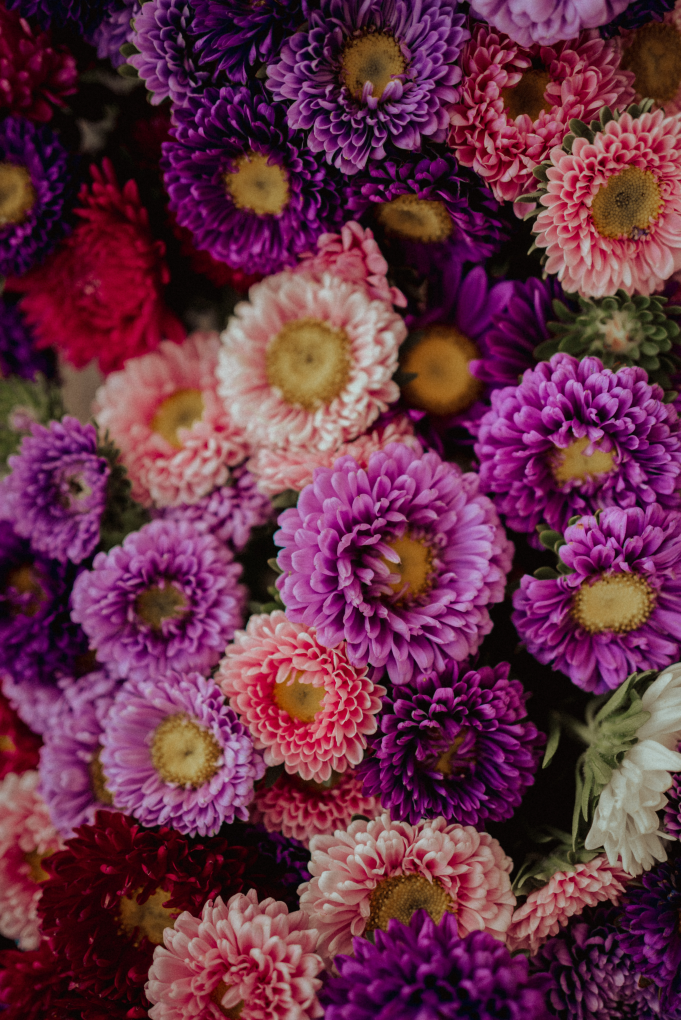
//> input picture test.jpg, 4084 x 6120 px (shown at 1/6 size)
$ ./convcpp   (built with g++ and OpenCV 4)
//> lines starting //> are read from the running program, lines starting //| are printed output that depends on the picture
// To compile with opencv, need to include link to libraries: `pkg-config --cflags --libs opencv4`
// include relevant OpenCV libraries
#include <opencv2/core.hpp>
#include <opencv2/imgcodecs.hpp>
#include <opencv2/imgproc.hpp> // relevant for image processing such as resize
#include <opencv2/highgui.hpp>

#include <iostream>
#include <vector>

int calculate_convolution (cv::Mat input_roi, cv::Mat kernel) {
	int dot_product = input_roi.dot(kernel);
	//std::cout << dot_product << std::endl;

	cv::Mat sum_matrix = cv::Mat::ones(3,3, CV_8UC1);
	int kernel_sum = kernel.dot(sum_matrix);

	return dot_product/kernel_sum;
}

void output_image(cv::Mat original_image, cv::Mat input_image, std::vector<double> region_averages, int width, int height) {
	// can only convert from vector to matrix if vector is of type: double
	cv::Mat1d averages(height-2, width-2, region_averages.data(), CV_8UC1);
	// [12 lines of commented-out code are left out]
	std::cout << averages.type() << std::endl;
	std::cout << input_image.type() << std::endl;

	cv::imwrite("C++_output.jpg", averages);
	cv::Mat read_file = cv::imread("C++_output.jpg");
	cv::imshow("After convolution", read_file);
	cv::imshow("Before convolution", input_image);
	cv::waitKey(0);

}

void extract_roi(cv::Mat original_image, cv::Mat input_image, int width, int height) {
	// declaring n x n matrix in C++ using OpenCV matrix format
	cv::Mat kernel = cv::Mat(3, 3, CV_8UC1);
	//std::cout << kernel << std::endl;

	kernel.rowRange(0,3) = 1;
	kernel.colRange(0,3) = 1;

	/*
	// better way to assign the values?
	kernel.row(0).col(0) = 1; kernel.row(0).col(1) = 2; kernel.row(0).col(2) = 1;
	kernel.row(1).col(0) = 2; kernel.row(1).col(1) = 4; kernel.row(1).col(2) = 2;
	kernel.row(2).col(0) = 1; kernel.row(2).col(1) = 2; kernel.row(2).col(2) = 1;
	*/

	// variables to keep track of position of kernel
	int row = 0, column = 0;
	std::vector<double> region_averages;

	cv::Size s = kernel.size();
	int kernel_size = s.width;
	std::cout << kernel_size << std::endl;
	int conv_width = width-3, conv_height = height-3;
	int output_width = width-2, output_height = height-2;

	cv::Mat input_roi;
	// extracting the roi
	while (true) {
		if (row <= conv_height && column <= conv_width) {
			input_roi = input_image(cv::Range(row, row+kernel_size), cv::Range(column, column+kernel_size));
			//std::cout << input_roi << std::endl;
			// do the dot product
			region_averages.push_back(calculate_convolution(input_roi, kernel));
			column += 1;
		}

		else if (column > conv_width) {
			column = 0;
			row += 1;

		}

		else if (row > conv_height) {
			break;
		}
	}

	output_image(original_image, input_image, region_averages, width, height);

}

int main() {
	cv::Mat raw_input = cv::imread("test.jpg", CV_8UC1);
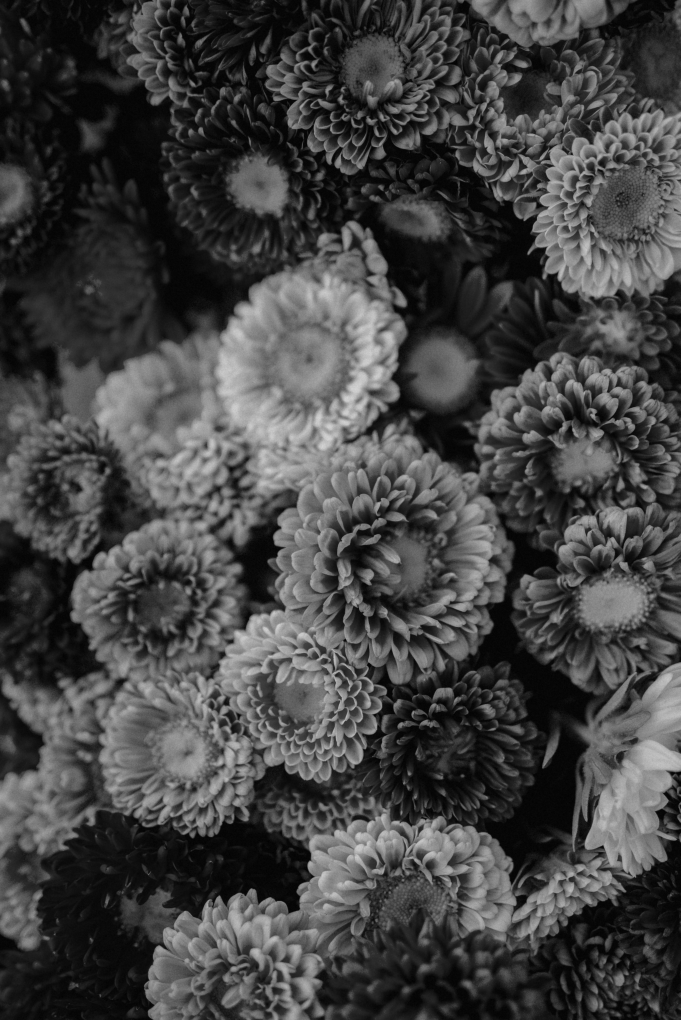
//> raw_input: 6120 rows x 4084 cols, CV_8UC1 (shown at 1/6 size); min 0, max 219, mean 67.3
	cv::Mat duplicated_input = raw_input.clone();
	// convert to grayscale for quicker computation
	//cv::cvtColor(duplicated_input, duplicated_input, cv::COLOR_BGR2GRAY);

	int height = 960, width = 720;

	// resize to fit into screen
	cv::Mat resized_image;
	cv::resize(duplicated_input, resized_image, cv::Size(width, height));
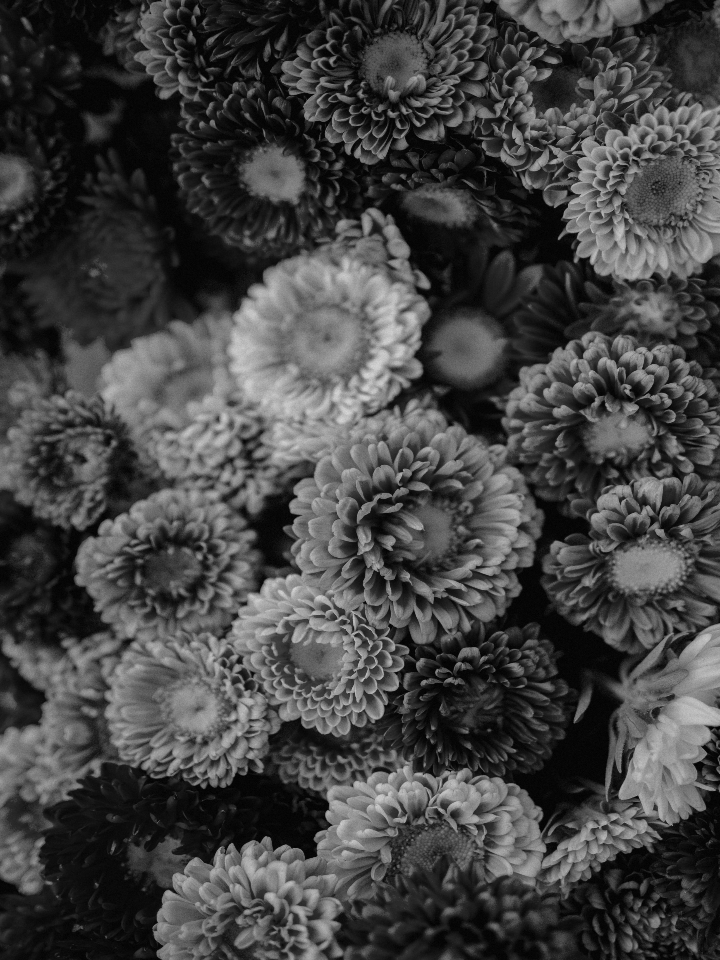
//> resized_image: 960 rows x 720 cols, CV_8UC1; min 0, max 218, mean 67.2
	cv::resize(raw_input, raw_input, cv::Size(width, height));

	extract_roi(raw_input, resized_image, width, height);
//> the loop in extract_roi, `while (true)` made 688803 passes
//> (input_roi, dot_product in calculate_convolution) on passes 1 to 12: ([[13, 13, 12], [14, 12, 13], [15, 12, 16]], 120), ([[13, 12, 9], [12, 13, 11], [12, 16, 14]], 112), ([[12, 9, 10], [13, 11, 10], [16, 14, 13]], 108), ([[9, 10, 14], [11, 10, 15], [14, 13, 16]], 112), ([[10, 14, 13], [10, 15, 13], [13, 16, 15]], 119), ([[14, 13, 10], [15, 13, 14], [16, 15, 9]], 119), ([[13, 10, 15], [13, 14, 10], [15, 9, 11]], 110), ([[10, 15, 10], [14, 10, 9], [9, 11, 8]], 96), ([[15, 10, 8], [10, 9, 6], [11, 8, 7]], 84), ([[10, 8, 5], [9, 6, 7], [8, 7, 8]], 68), ([[8, 5, 7], [6, 7, 10], [7, 8, 7]], 65), ([[5, 7, 6], [7, 10, 8], [8, 7, 6]], 64)
//> after the loop in extract_roi, `while (true)`: input_roi = [[42, 49, 53], [46, 44, 43], [49, 42, 33]]; region_averages = 687844 items; column = 0; row = 958
//| 6
//| 0

	return 0;
}

$ run again, with comparison.JPG copied over test.jpg
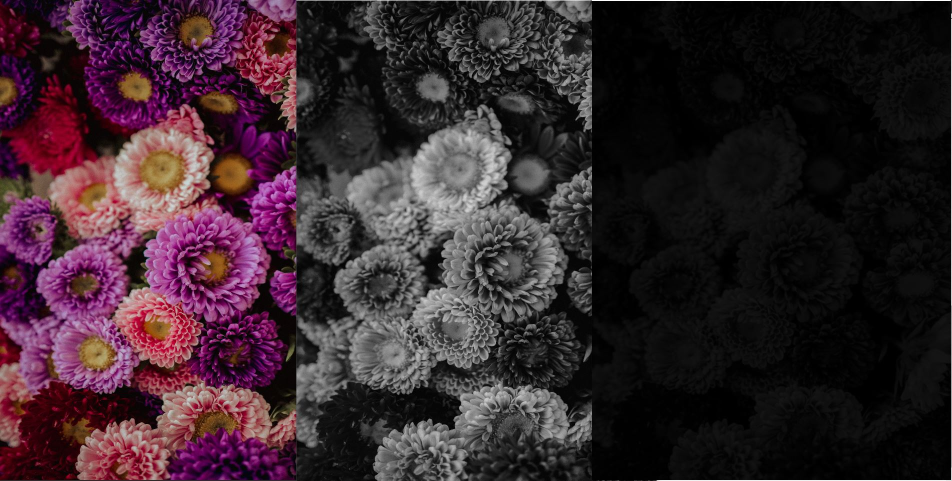
//> input picture comparison.JPG, 1904 x 961 px (shown at 1/2 size)
//> `cv::Mat raw_input = cv::imread("test.jpg", CV_8UC1);`:
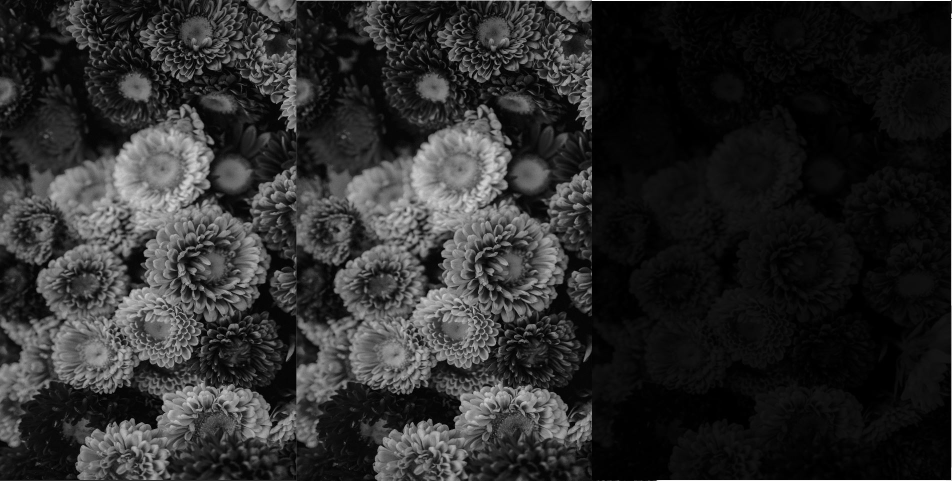
//> raw_input: 961 rows x 1904 cols, CV_8UC1 (shown at 1/2 size); min 0, max 255, mean 43.8
//> `cv::resize(duplicated_input, resized_image, cv::Size(width, height));`:
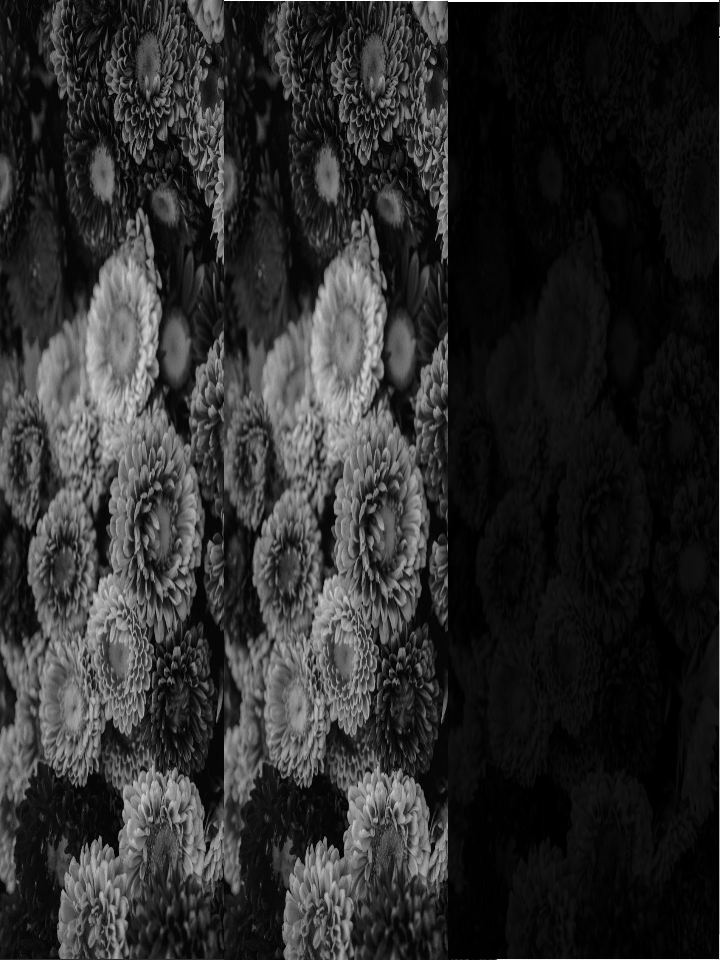
//> resized_image: 960 rows x 720 cols, CV_8UC1; min 0, max 255, mean 43.8
//> the loop in extract_roi, `while (true)` made 688803 passes
//> (input_roi, dot_product in calculate_convolution) on passes 1 to 8: ([[10, 14, 12], [11, 15, 11], [13, 16, 10]], 112), ([[14, 12, 9], [15, 11, 6], [16, 10, 9]], 102), ([[12, 9, 7], [11, 6, 9], [10, 9, 12]], 85), ([[9, 7, 24], [6, 9, 20], [9, 12, 29]], 125), ([[7, 24, 26], [9, 20, 30], [12, 29, 32]], 189), ([[24, 26, 19], [20, 30, 19], [29, 32, 18]], 217), ([[26, 19, 10], [30, 19, 10], [32, 18, 11]], 175), ([[19, 10, 6], [19, 10, 10], [18, 11, 12]], 115)
//> after the loop in extract_roi, `while (true)`: input_roi = [[2, 3, 225], [2, 3, 225], [229, 226, 222]]; region_averages = 687844 items; column = 0; row = 958
//| 6
//| 0
